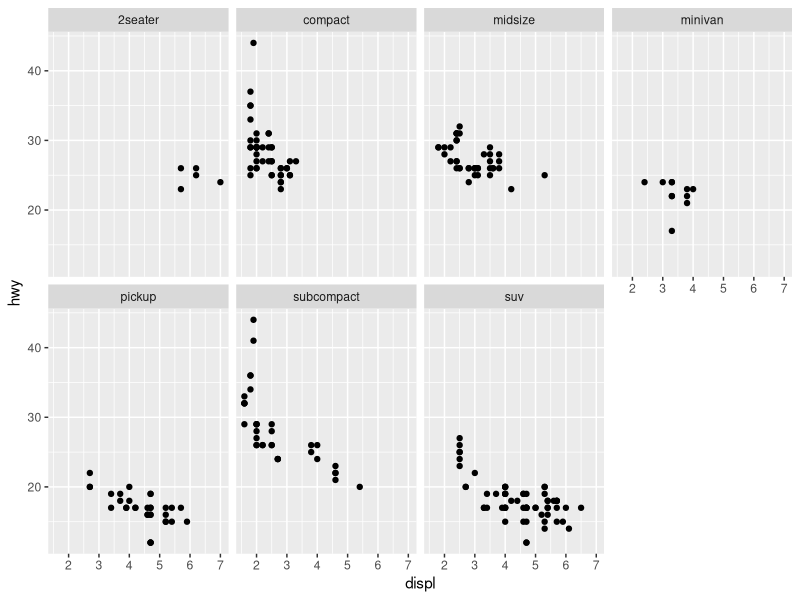
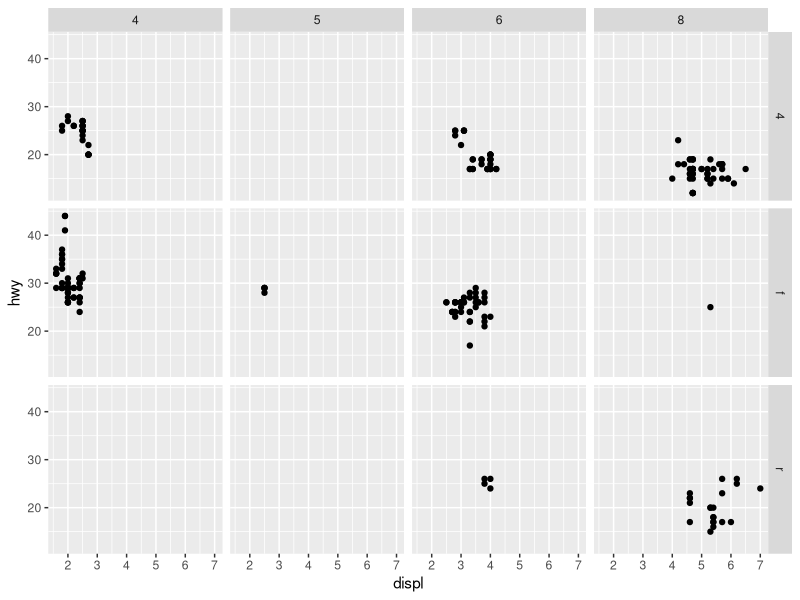
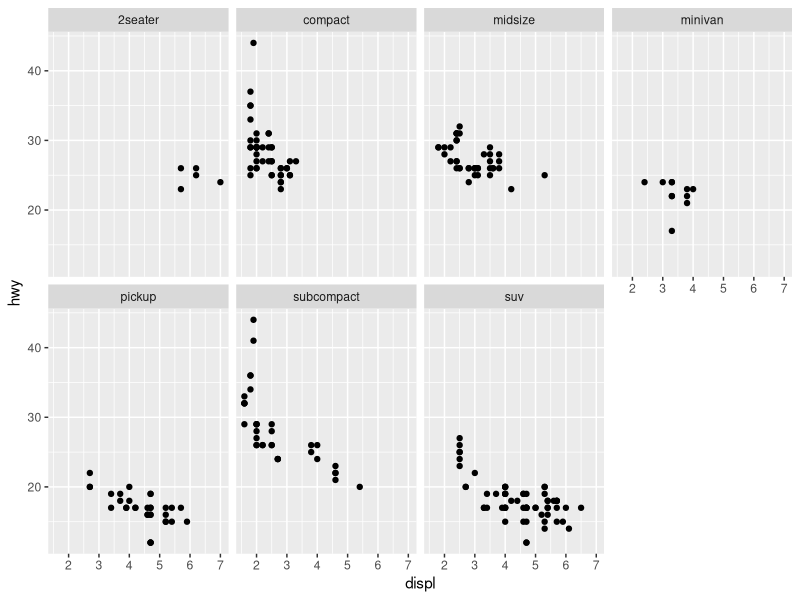
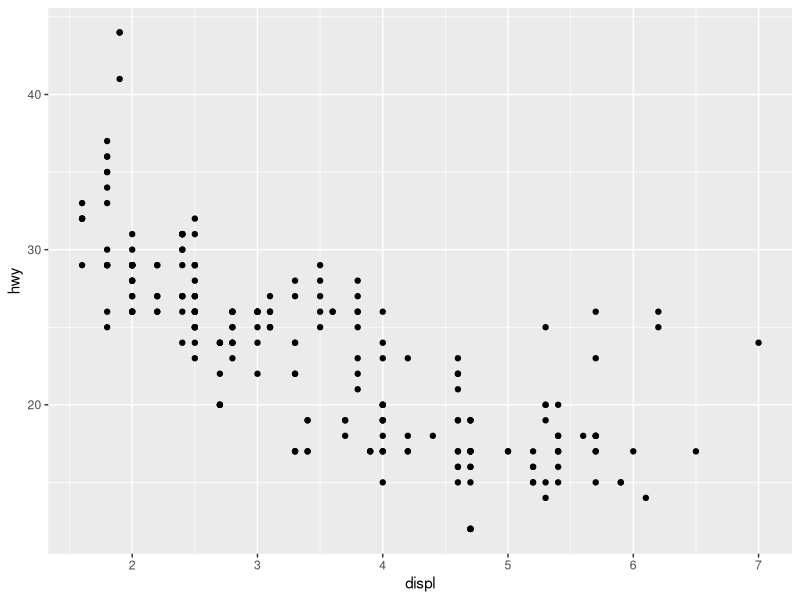
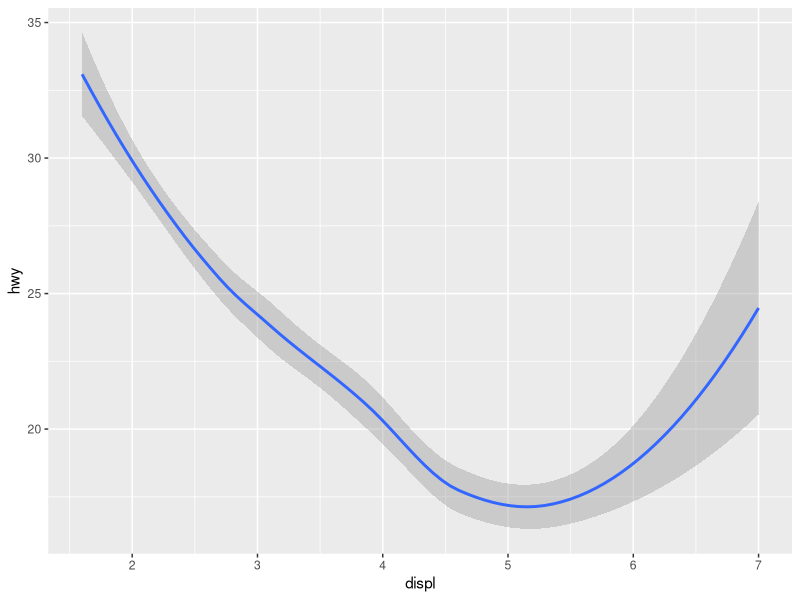
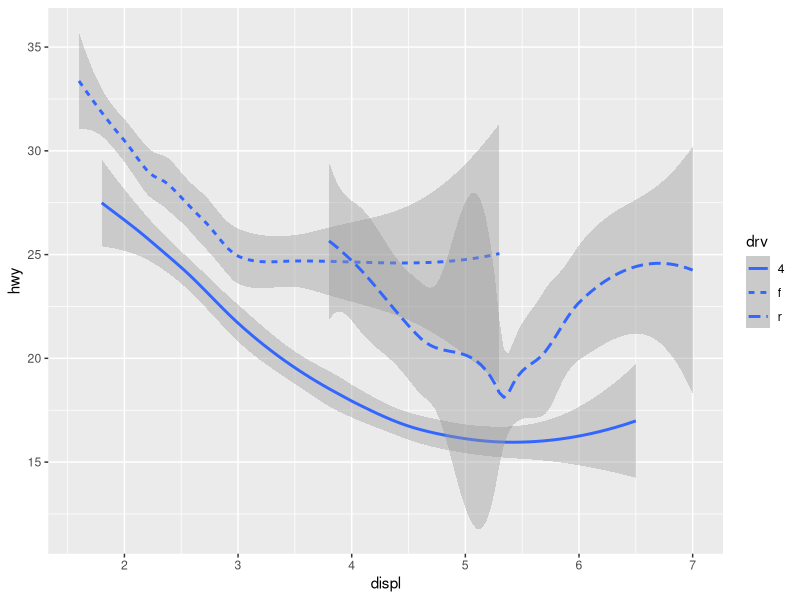
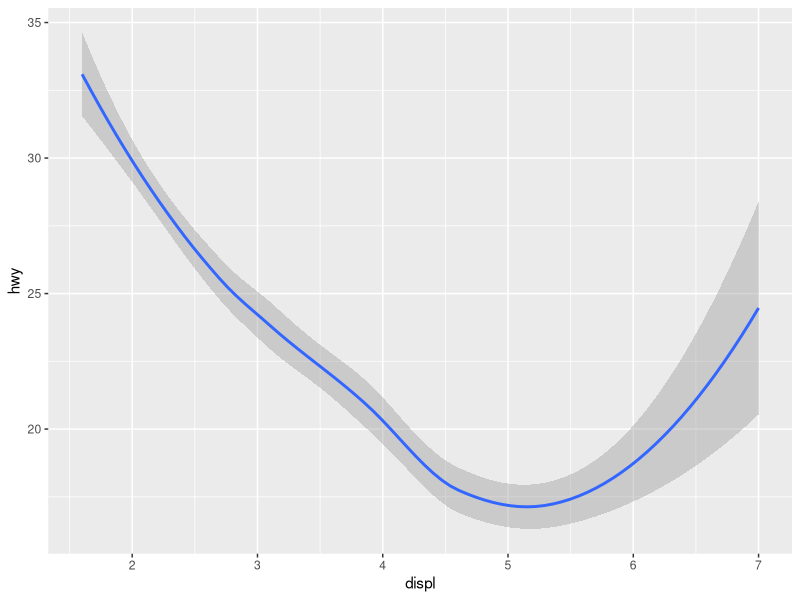
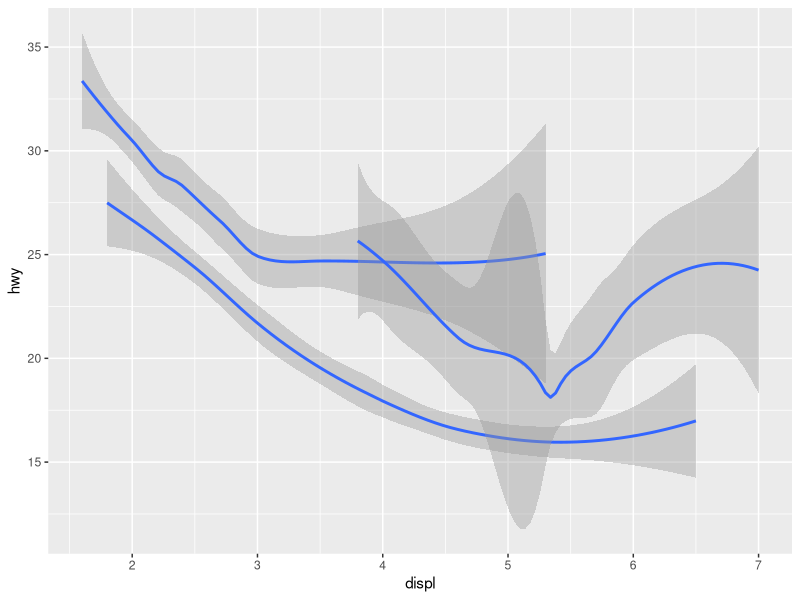

Generate these figures, in order, with R:
## Load libraries
library(tidyverse)

## Data
## This chapter is using the `mpg` dataset. Let's see what's in there.
glimpse(mpg)

# Facets
## To facet your plot by a single variable, use facet_wrap()
ggplot(data = mpg) + 
  geom_point(mapping = aes(x = displ, y = hwy)) + 
  facet_wrap(~ class, nrow = 2)

## To facet your plot on the combination of two variables, add facet_grid()
ggplot(data = mpg) + 
  geom_point(mapping = aes(x = displ, y = hwy)) + 
  facet_grid(drv ~ cyl)

# Exercises

## 3.5.1 continuous variable
### What happens if you facet on a continuous variable?
### Let's look back at `mpg` to see which are continuous variables (i.e. doubles/numeric) 
### and which are factors, integers, characters, etc.
glimpse(mpg)





## 3.5.2 empty cells
### What do the empty cells in plot with `facet_grid(drv ~ cyl)` mean? How do they relate to this plot?




### You could also answer this question using dplyr and tidyverse wrangling tools 
### which to me is more intuitive:


## 3.5.3 `.`
### What plots does the following code make? What does . do?





## 3.5.4 Facets vs. other aesthetics
### Take the first faceted plot in this section:
ggplot(data = mpg) + 
  geom_point(mapping = aes(x = displ, y = hwy)) + 
  facet_wrap(~ class, nrow = 2)

### What are the advantages to using faceting instead of the colour aesthetic? 
### What are the disadvantages? 
### How might the balance change if you had a larger dataset?





## 3.5.5 `ncol` and `nrow` in `facet_wrap`
### Read `?facet_wrap`. What does nrow do? 
### What does ncol do? 
### What other options control the layout of the individual panels? 
### Why doesn’t facet_grid() have nrow and ncol arguments?





## 3.5.6 Variable with more levels as columns
### When using facet_grid() you should usually put the variable with more unique levels in the columns. Why?





# Geometric objects (i.e. geoms)
## geom_point or a scatterplot
ggplot(data = mpg) + 
  geom_point(mapping = aes(x = displ, y = hwy))

## geom_smooth or smoothed conditional means
ggplot(data = mpg) + 
  geom_smooth(mapping = aes(x = displ, y = hwy))

## changing linetype
ggplot(data = mpg) + 
  geom_smooth(mapping = aes(x = displ, y = hwy, linetype = drv))

## more geom_smooth
ggplot(data = mpg) +
  geom_smooth(mapping = aes(x = displ, y = hwy))
  
## adding group
ggplot(data = mpg) +
  geom_smooth(mapping = aes(x = displ, y = hwy, group = drv))

## removing legend
ggplot(data = mpg) +
  geom_smooth(
    mapping = aes(x = displ, y = hwy, color = drv),
    show.legend = FALSE
  )

## putting it all together
ggplot(data = mpg) + 
  geom_point(mapping = aes(x = displ, y = hwy)) +
  geom_smooth(mapping = aes(x = displ, y = hwy))

## but with less redundancy
ggplot(data = mpg, mapping = aes(x = displ, y = hwy)) + 
  geom_point() + 
  geom_smooth()

## adding different aesthetics per geom
ggplot(data = mpg, mapping = aes(x = displ, y = hwy)) + 
  geom_point(mapping = aes(color = class)) + 
  geom_smooth()

## having different data in each layer
ggplot(data = mpg, mapping = aes(x = displ, y = hwy)) + 
  geom_point(mapping = aes(color = class)) + 
  geom_smooth(data = filter(mpg, class == "subcompact"), se = FALSE)

## Exercises

## 3.6.1 Investigating geoms
###  What geom would you use to draw a line chart? A boxplot? A histogram? An area chart?

### Line chart


### Boxplot


### Histogram


### Area chart

## 3.6.2 Mind coding
### Run this code in your head and predict what the output will look like. 
### Then, run the code in R and check your predictions.
ggplot(data = mpg, mapping = aes(x = displ, y = hwy, color = drv)) + 
  geom_point() + 
  geom_smooth(se = FALSE)




## 3.6.3 show.legend = FALSE
### What does show.legend = FALSE do? What happens if you remove it?
### Why do you think I used it earlier in the chapter?

#### With legend



#### Without legend



## 3.6.4 `se`
### What does the se argument to geom_smooth() do?


### Is `se = TRUE` the default? How would you know?

## 3.6.5 Will graphs look different?
### Will these two graphs look different? Why/why not?
ggplot(data = mpg, mapping = aes(x = displ, y = hwy)) + 
  geom_point() + 
  geom_smooth()

ggplot() + 
  geom_point(data = mpg, mapping = aes(x = displ, y = hwy)) + 
  geom_smooth(data = mpg, mapping = aes(x = displ, y = hwy))



## 3.6.7 Code from plots
### Recreate the R code necessary to generate the following graphs.

#### Graph 1



#### Graph 2



#### Graph 3



#### Graph 4



#### Graph 5



#### Graph 6
